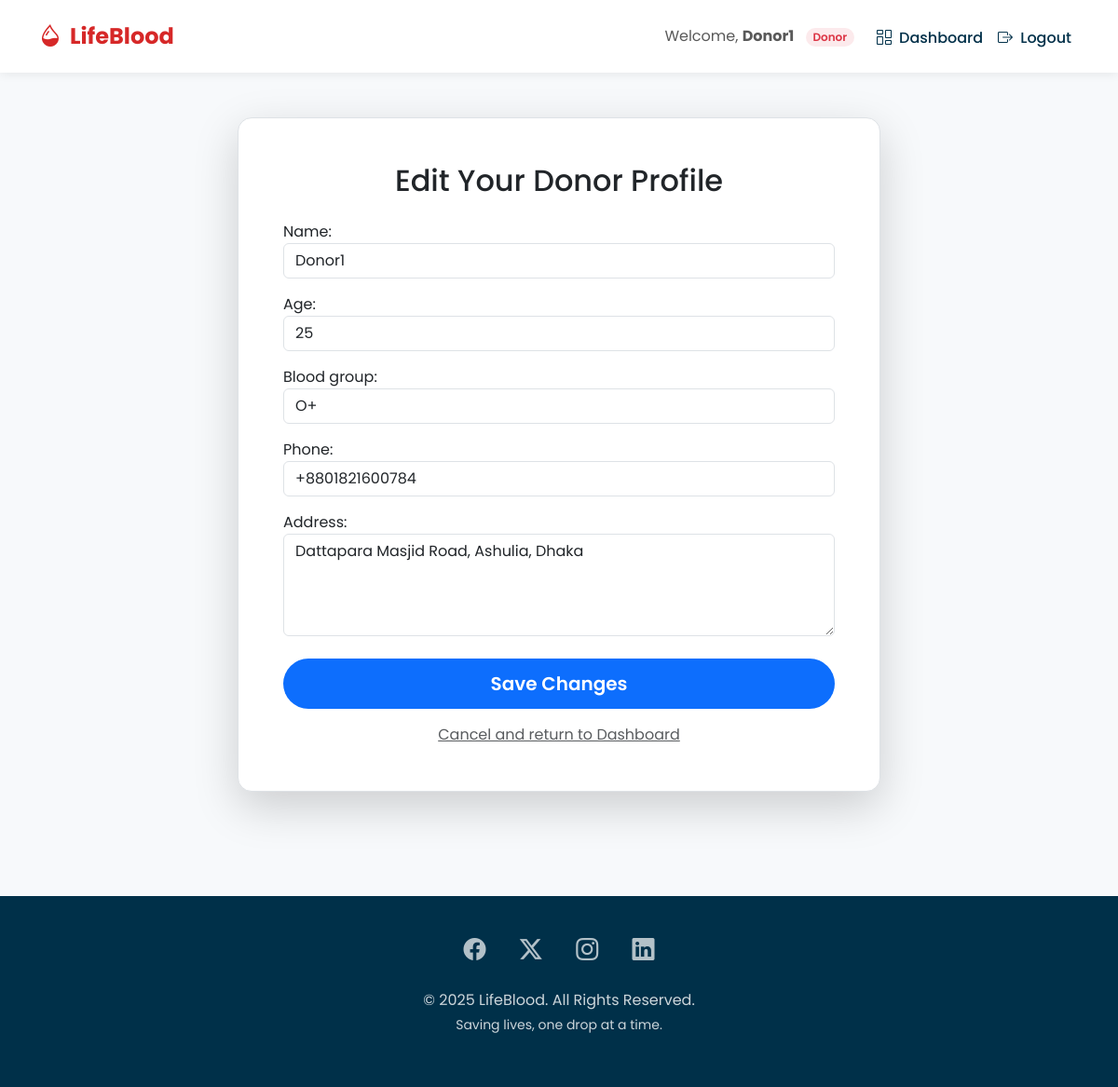
Page /edit-donor/2/ (signed in) on the committed database.
### main/models.py (models this page shows, shortened)
class Profile(models.Model):
    USER_ROLES = [
        ('admin', 'Admin'),
        ('donor', 'Donor'),
        ('requester', 'Requester'),
    ]
    user = models.OneToOneField(User, on_delete=models.CASCADE) # Link to the User model
    role = models.CharField(max_length=10, choices=USER_ROLES)

class Donor(models.Model):
    user = models.OneToOneField(User, on_delete=models.CASCADE, null=True, blank=True)
    BLOOD_GROUPS = [
        ('A+', 'A+'), ('A-', 'A-'),
        ('B+', 'B+'), ('B-', 'B-'),
        ('O+', 'O+'), ('O-', 'O-'),
        ('AB+', 'AB+'), ('AB-', 'AB-')
    ]
    name = models.CharField(max_length=100)
    age = models.IntegerField()
    blood_group = models.CharField(max_length=3, choices=BLOOD_GROUPS)
    phone = models.CharField(max_length=15)
    address = models.TextField()

### main/views.py (the view)
# urls.py: path('edit-donor/<int:pk>/', views.edit_donor, name='edit_donor'),
@login_required # Now allows self-editing or admin editing
def edit_donor(request, pk):
    donor = get_object_or_404(Donor, pk=pk)
    if not (request.user.profile.role == 'admin' or request.user == donor.user):
        messages.error(request, "You do not have permission to access this page.")
        return redirect('dashboard') # or redirect('home')
    if request.method == 'POST':
        form = DonorForm(request.POST, instance=donor)
        if form.is_valid():
            form.save()
            messages.success(request, "Donor updated successfully.")
            return redirect('dashboard') # Redirect to their dashboard after a successful edit
    else:
        form = DonorForm(instance=donor)
    return render(request, 'main/edit_profile.html', { # Use generic edit_profile template
        'form': form,
        'role': 'donor' # Pass the role to the template for dynamic titles
    })

### main/forms.py
class DonorForm(forms.ModelForm):
    class Meta:
        model = Donor
        fields = ['name', 'age', 'blood_group', 'phone', 'address']
        widgets = {
            'name': forms.TextInput(attrs={'placeholder': 'e.g., MD. Hossain'}),
            'age': forms.NumberInput(attrs={'placeholder': 'e.g., 25'}),
            'phone': forms.TextInput(attrs={'placeholder': 'e.g., +8801...'}),
            'address': forms.Textarea(attrs={'placeholder': 'Enter full address', 'rows': 4}),
        }
    def __init__(self, *args, **kwargs):
        super().__init__(*args, **kwargs)
        for field in self.fields.values():
            current_attrs = field.widget.attrs.get('class', '')
            field.widget.attrs['class'] = (current_attrs + ' form-control').strip()

### main/templates/main/edit_profile.html (shortened to what this page needs)
{% extends 'main/base.html' %}
{% block content %}
<div class="row justify-content-center">
    <div class="col-md-8 col-lg-7">
        <div class="card shadow-lg">
            <div class="card-body p-4 p-md-5">
                <h2 class="card-title text-center mb-4">Edit Your {{ role|capfirst }} Profile</h2>
                <form method="post" novalidate>
                    {{ form.as_p }}
                    <div class="d-grid mt-4">
                        <button type="submit" class="btn btn-primary btn-lg">Save Changes</button>
                    </div>
                </form>
                <div class="text-center mt-3">
                    <a href="{% url 'dashboard' %}" class="text-muted">Cancel and return to Dashboard</a>
                </div>
            </div>
        </div>
    </div>
</div>
{% endblock %}

### main/templates/main/base.html (shortened to what this page needs)
<!DOCTYPE html>
<html lang="en">
<head>
    <link href="https://cdn.jsdelivr.net/npm/bootstrap@5.3.3/dist/css/bootstrap.min.css" rel="stylesheet">
    <link href="https://cdnjs.cloudflare.com/ajax/libs/bootstrap-icons/1.11.3/font/bootstrap-icons.min.css" rel="stylesheet">
</head>
<body>
    <nav class="navbar navbar-expand-lg navbar-light sticky-top">
        <div class="container">
            <a class="navbar-brand" href="{% if user.is_authenticated %}{% url 'dashboard' %}{% else %}{% url 'home' %}{% endif %}">
                <i class="bi bi-droplet-half me-1"></i> LifeBlood
            </a>
            <div class="collapse navbar-collapse" id="navbarContent">
                {% if user.is_authenticated %}
                    <ul class="navbar-nav ms-auto align-items-center">
                        <li class="nav-item me-3">
                            <span class="navbar-text">
                                Welcome, <strong>{{ user.username }}</strong>
                                <span class="badge rounded-pill bg-danger bg-opacity-10 text-danger ms-2 fw-semibold">
                                    {{ user.profile.get_role_display }}
                                </span>
                            </span>
                        </li>
                        <li class="nav-item">
                            <a class="nav-link" href="{% url 'dashboard' %}"><i class="bi bi-columns-gap me-1"></i> Dashboard</a>
                        </li>
                        <li class="nav-item">
                            <a class="nav-link" href="{% url 'logout' %}"><i class="bi bi-box-arrow-right me-1"></i> Logout</a>
                        </li>
                    </ul>
                {% endif %}
            </div>
        </div>
    </nav>
    <main role="main">
        {% block content %}{% endblock %}
    </main>
    <footer class="text-center">
        <div class="container">
            <div class="mb-4">
                <a href="#" class="mx-3"><i class="bi bi-facebook"></i></a>
                <a href="#" class="mx-3"><i class="bi bi-twitter-x"></i></a>
                <a href="#" class="mx-3"><i class="bi bi-instagram"></i></a>
                <a href="#" class="mx-3"><i class="bi bi-linkedin"></i></a>
            </div>
            <p class="mb-1">&copy; {% now "Y" %} LifeBlood. All Rights Reserved.</p>
            <p class="small">Saving lives, one drop at a time.</p>
        </div>
    </footer>
</body>
</html>

### main/templates/main/base.html (style rules this page uses)
:root { --primary-red: #D62828; --dark-blue: #003049; --light-bg: #F7F9FB; --text-color: #333; --light-gray: #6c757d; --border-color: #dee2e6; --card-shadow: 0 4px 15px rgba(0, 0, 0, 0.05); --card-shadow-hover: 0 6px 20px rgba(0, 0, 0, 0.1); }
body { background-color: var(--light-bg); color: var(--text-color); font-family: 'Poppins', sans-serif; }
.navbar { background: #fff; box-shadow: 0 2px 10px rgba(0,0,0,0.07); padding: 1rem 0; transition: all 0.3s ease; }
.navbar-brand { font-weight: 700; font-size: 1.5rem; color: var(--primary-red) !important; }
.nav-link { font-weight: 500; color: var(--dark-blue); transition: color 0.3s ease; position: relative; padding-bottom: 5px; }
.nav-link::after { content: ''; position: absolute; width: 0; height: 2px; bottom: 0; left: 50%; transform: translateX(-50%); background-color: var(--primary-red); transition: width 0.3s ease; }
.btn { border-radius: 50px; padding: 10px 25px; font-weight: 600; border: 2px solid transparent; transition: all 0.3s ease; }
main { padding-top: 3rem; padding-bottom: 3rem; }
.card { border: 1px solid var(--border-color); border-radius: 15px; box-shadow: var(--card-shadow); transition: all 0.3s ease; }
footer { background: var(--dark-blue); color: #fff; padding: 2.5rem 0; margin-top: 4rem; }
footer .bi { font-size: 1.5rem; color: rgba(255, 255, 255, 0.7); transition: color 0.3s ease; }
footer p { color: rgba(255, 255, 255, 0.8); }

### rows in the picture
Profile: role "Donor"
Donor: name "Donor1", age "25", blood_group "O+", phone "+8801821600784", address "Dattapara Masjid Road, Ashulia, Dhaka"

### other values in the picture
{{ user.username }} "Donor1"
{{ user.profile.get_role_display }} "Donor"
